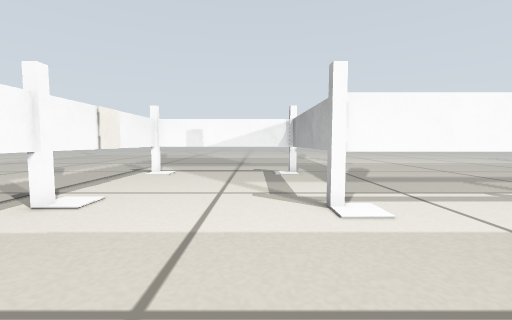
view 1 (above)

12 first-person views from a walk through a robot-simulator world made for Gazebo. The camera is 0.28 m above the floor, tilts 4° down and sees 90° across. The floor is counted in squares, 0.2 m on a side. Each view is taken from the middle of a square. On the plan, view 1 faces up. The plan holds only what a view shows up to about 13 squares ahead; the rest is blank. The robots in the file are not drawn. Surface patterns are stand-ins for the level's own textures.

view 2
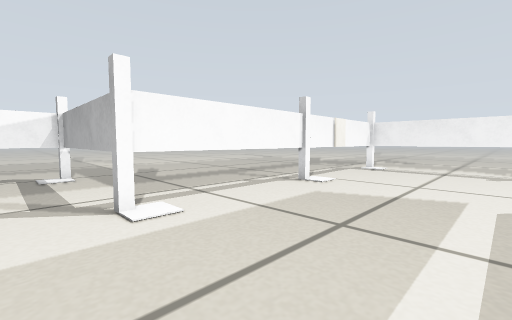

view 3
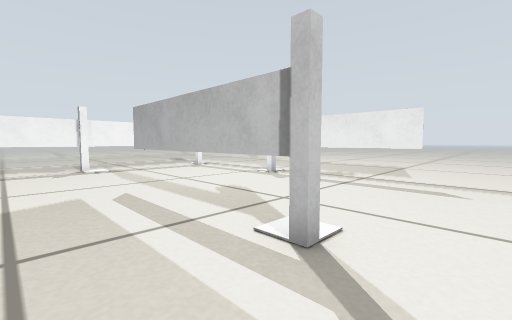

view 4
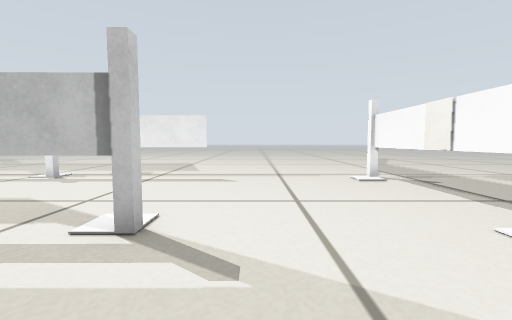

view 5
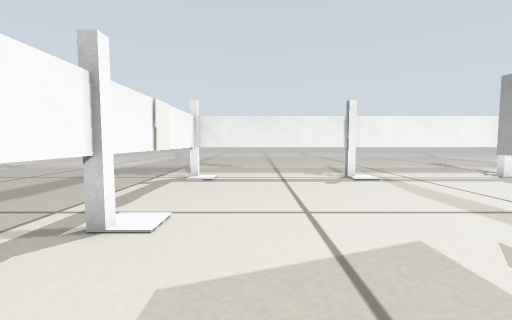

view 6
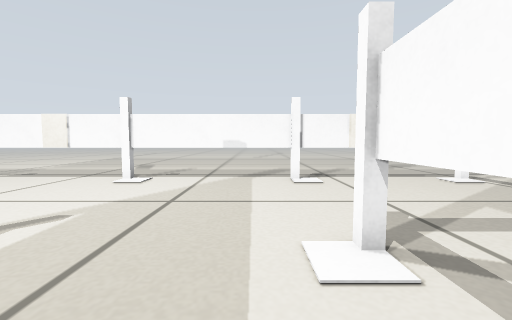

view 7
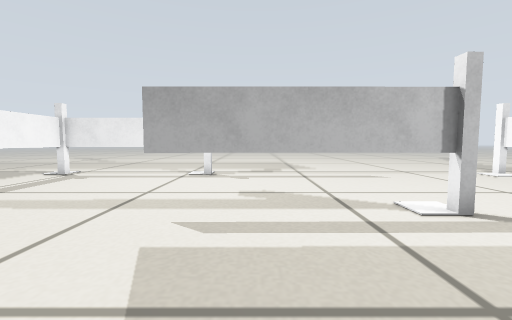

view 8
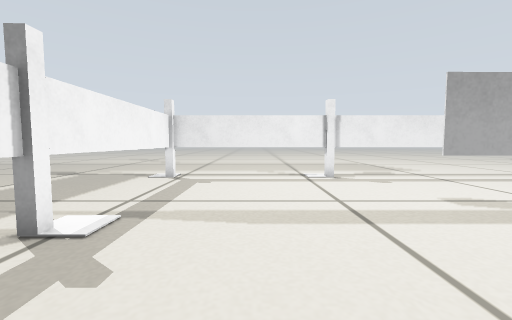

view 9
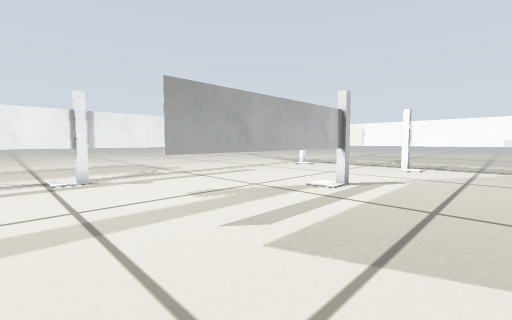

view 10
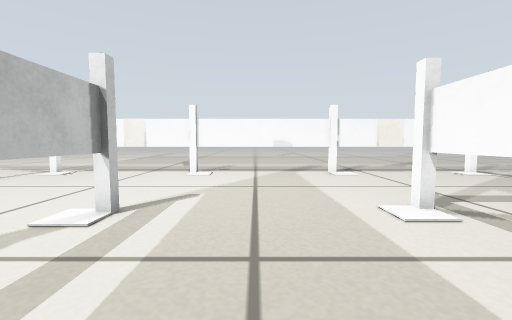

view 11
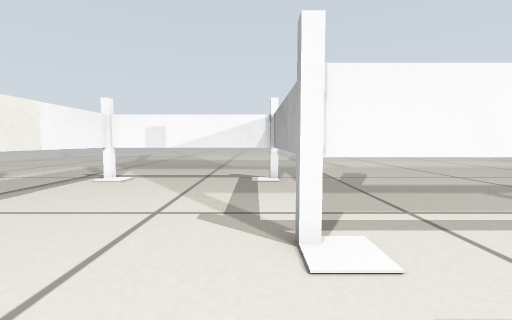

view 12
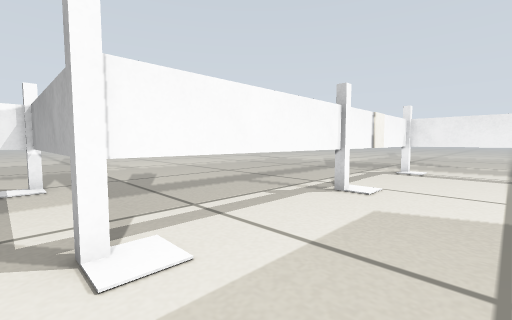

### Floor plan
Key: @ floor where view 1 was taken; . floor; T thing the floor can be seen under or through.
Columns run from 6 left of view 1 to 16 right of it. Each row starts with its distance up from view 1.
 13 ................... ...
 12 .TTTTTTTT..............
 11 .T......T..............
 10 .T......T............
  9 .T......T..............
  8 .T......T..............
  7 .T......T..............
  6 .T......TTTTTTTT..TT...
  5 .T..............TT..T..
  4 .T..................T..
  3 .T..................T..
  2 .T..................T..
  1 .T..................T..
  0 .T....@.............T..
 -1 .T......TTTTTTT.....T..
 -2 .T..................T..
 -3 .T..................T..
 -4 .T..................T..
 -5 .T..................T..
 -6 .T..................T..
 -7 .T......TTTTTTTTTTTTT..
 -8 .......................
 -9 .......................

Positions as (right, up) in squares from view 1, and headings:
1: (0, 0), facing up
2: (0, 0), facing up-right
3: (0, 2), facing down-right
4: (0, 3), facing down
5: (4, 3), facing right
6: (5, 4), facing left
7: (6, 4), facing down
8: (11, 3), facing down
9: (10, 3), facing down-left
10: (7, 2), facing left
11: (1, 2), facing up
12: (1, 2), facing up-right
